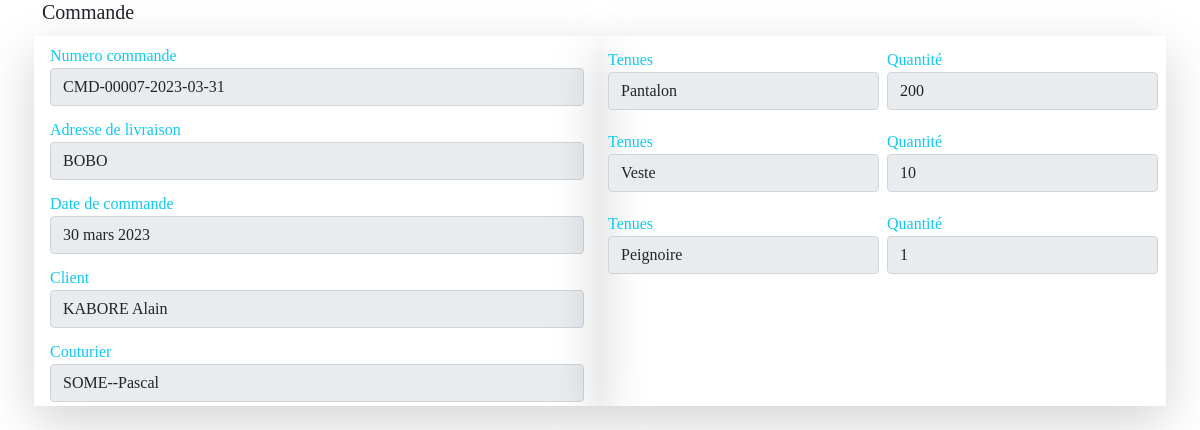
Page /commande/items/7 on the committed database.
### gestion/models.py (models this page shows, shortened)
class Command(models.Model):
    num_commande = models.CharField(unique=True, max_length=100, null=True, blank=True)
    articles = models.ManyToManyField(Tenue, through='LigneCommande')
    client = models.ForeignKey(Client, on_delete=models.CASCADE, null=True, blank=True)
    couturier = models.ForeignKey(Couturier, on_delete=models.CASCADE, null=True, blank=True)
    adresse_livraison = models.CharField(max_length=100, null=True, blank=True)
    date_commande = models.DateField()
    created_at = models.DateTimeField(auto_now_add=True)
    modified_at = models.DateTimeField(auto_now_add=True)

class Client(models.Model):
    nom = models.CharField(max_length=200, null=True)
    prenom = models.CharField(max_length=200, null=True)
    ville = models.ForeignKey(Ville, on_delete=models.CASCADE, null=True, blank=True, verbose_name="Ville")
    telephone = models.CharField(max_length=200, null=True, blank=True, verbose_name="Téléphone")
    bas = models.CharField(max_length=20, null=True, blank=True)
    longpan = models.CharField(max_length=20, null=True, blank=True, verbose_name="Longueur pantalon")
    poignet = models.CharField(max_length=20, null=True, blank=True)
    longjupe = models.CharField(max_length=20, null=True, blank=True, verbose_name="Longueur jupe")
    genou = models.CharField(max_length=20, null=True, blank=True)
    cuiss = models.CharField(max_length=20, null=True, blank=True, verbose_name="Cuisse")
    bassin = models.CharField(max_length=20, null=True, blank=True)
    ceinture = models.CharField(max_length=20, null=True, blank=True)
    longchem = models.CharField(max_length=20, null=True, blank=True, verbose_name="Longueur Chemise")
    frappe = models.CharField(max_length=20, null=True, blank=True)
    longrobe = models.CharField(max_length=20, null=True, blank=True, verbose_name="Longueur Robe")
    longcami = models.CharField(max_length=20, null=True, blank=True, verbose_name="Longueur Camisole")
    pince = models.CharField(max_length=20, null=True, blank=True)
    tourtaille = models.CharField(max_length=20, null=True, blank=True, verbose_name="Tour de taille")
    coole = models.CharField(max_length=20, null=True, blank=True)
    longtaille = models.CharField(max_length=20, null=True, blank=True)
    tourmanch = models.CharField(max_length=20, null=True,blank=True, verbose_name="Tour de manche")
    longmanch = models.CharField(max_length=20, null=True, blank=True,verbose_name="Longueur manche")
    poitrine = models.CharField(max_length=20, null=True, blank=True)
    dos = models.CharField(max_length=20, null=True, blank=True)
    epaul = models.CharField(max_length=20, null=True,blank=True, verbose_name="Epaule")
    avcar = models.CharField(max_length=20, null=True, blank=True)
    arcar = models.CharField(max_length=20, null=True, blank=True)
    fichier = models.FileField(upload_to='uploads_files/', null=True, blank=True)
    created_at = models.DateTimeField(auto_now_add=True)
    modified_at = models.DateTimeField(auto_now_add=True)
    def __str__(self):
        return f'{self.nom} {self.prenom}'

class Couturier(models.Model):
    SPECIALITE = (
        ('Femme', 'Femme'),
        ('Homme', 'Homme'),
        ('Mixte', 'Mixte'),
    )
    nom = models.CharField(max_length=100, null=True)
    prenom = models.CharField(max_length=100, null=True)
    num_cnib = models.CharField(max_length=100, null=True)
    post = models.ForeignKey(Post, null=True, blank=True, on_delete=models.CASCADE)
    specialite = models.CharField(max_length=100, null=True, blank=True, choices=SPECIALITE)
    created_at = models.DateTimeField(auto_now_add=True)
    modified_at = models.DateTimeField(auto_now_add=True)

class LigneCommande(models.Model):
    article = models.ForeignKey(Tenue, null=True, blank=True, on_delete=models.CASCADE)
    commande = models.ForeignKey(Command, null=True, blank=True, on_delete=models.CASCADE)
    quantite = models.PositiveIntegerField()
    create_at = models.DateField(auto_now_add=True, null=True, blank=True)
    modified_at = models.DateTimeField(auto_now_add=True)

class Tenue(models.Model):
    libelle = models.CharField(max_length=200, null=True)
    price = models.DecimalField(max_digits=7, decimal_places=2)
    model = models.ForeignKey(ModelTenue, on_delete=models.CASCADE, null=True, blank=True)
    image = models.ImageField(upload_to='model_photo/', null=True, blank=True)
    created_at = models.DateTimeField(auto_now_add=True)
    modified_at = models.DateTimeField(auto_now_add=True)
    def __str__(self):
        return self.libelle

### gestion/views.py (the view)
# urls.py: path('commande/items/<int:id>', views.items_commande, name='items_commande'),
def items_commande(request, id):
    com_id = Command.objects.get(id=id)
    commandes=LigneCommande.objects.filter(commande_id=com_id)
    return render(request, 'gestion/commande/items_commande.html', {"com_id":com_id, "commandes":commandes})

### gestion/templates/gestion/commande/items_commande.html (shortened to what this page needs)
{% extends 'base.html' %}
{% block main %}
<div class="container">
    <h5 class="font-italic font-weight-bold">Commande</h5>
        <div class="row mt-2 mb-1 p-1">
            <div class="col-6 shadow-lg">
                <div class="col-12 p-1 mt-1 text-info font-weight-bold font-italic d-flex flex-column">
                    <label for="num_commande"> Numero commande </label>
                    <input required name="num_commande" type="text" value="{{com_id.num_commande}}" class="form-control" id="num_commande" readonly>
                </div>
                <div class="col-12 p-1 mt-1 text-info font-weight-bold font-italic d-flex flex-column">
                    <label for="adresse_livraison"> Adresse de livraison</label>
                    <input required name="adresse_livraison" value="{{com_id.adresse_livraison}}" type="text" class="form-control" readonly>
                </div>
                <div class="col-12 p-1 mt-1 text-info font-weight-bold font-italic d-flex flex-column">
                    <label for="date_commande"> Date de commande</label>
                    <input required name="date_commande" value="{{com_id.date_commande}}" type="text" class="form-control" readonly>
                </div>
                <div class="col-12 p-1 mt-1 text-info font-weight-bold font-italic d-flex flex-column">
                    <label for="client"> Client </label>
                    <input required name="date_commande" value="{{com_id.client}}" type="text" class="form-control" readonly>
                </div>
                <div class="col-12 p-1 mt-1 text-info font-weight-bold font-italic d-flex flex-column">
                    <label for="couturier"> Couturier </label>
                    <input required name="date_commande" value="{{com_id.couturier.nom}}--{{com_id.couturier.prenom}}" type="text" class="form-control" readonly>
                </div>
            </div>
            <div class="col-6 shadow-lg">
                {% for commande in commandes %}
                <div id="wrapper">
                    <div class="ligne row p-1 mt-1 text-info font-weight-bold font-italic" id="ligne">
                        <div class="col-6  p-1">
                            <label for="article-1">Tenues</label>
                            <input required name="articles" value="{{commande.article}}" type="text" class="form-control" readonly>
                        </div>
                        <div class="col-6 p-1 text-info font-weight-bold font-italic">
                            <label for="qty-1"> Quantité</label>
                            <input required name="quantity-1" value="{{commande.quantite}}" type="number" class="form-control" readonly>
                        </div>
                    </div>
                </div>
                {% endfor %}
            </div>
        </div>
</div>
{% endblock main %}

### lims/static/css/styles.css (style rules this page uses)
* { padding: 0; margin: 0; box-sizing: border-box; list-style-type: none; text-decoration: none; font-family: "verdana"; }

### rows in the picture
Command: num_commande "CMD-00007-2023-03-31", adresse_livraison "BOBO", date_commande "30 mars 2023", date_commande "KABORE Alain", date_commande "SOME--Pascal"
LigneCommande: articles "Pantalon", quantity-1 "200"
LigneCommande: articles "Veste", quantity-1 "10"
LigneCommande: articles "Peignoire", quantity-1 "1"
